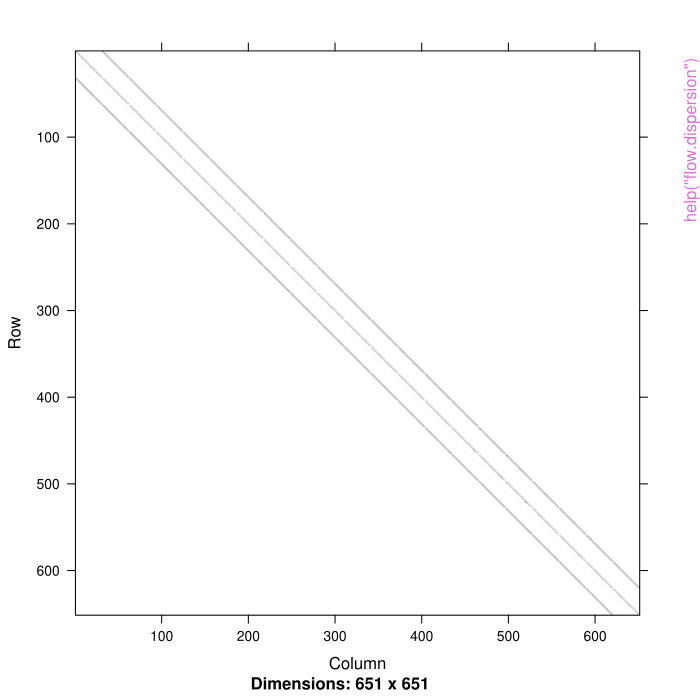

Generate this figure with R:
pkgname <- "rWind"
source(file.path(R.home("share"), "R", "examples-header.R"))
options(warn = 1)
base::assign(".ExTimings", "rWind-Ex.timings", pos = 'CheckExEnv')
base::cat("name\tuser\tsystem\telapsed\n", file=base::get(".ExTimings", pos = 'CheckExEnv'))
base::assign(".format_ptime",
function(x) {
  if(!is.na(x[4L])) x[1L] <- x[1L] + x[4L]
  if(!is.na(x[5L])) x[2L] <- x[2L] + x[5L]
  options(OutDec = '.')
  format(x[1L:3L], digits = 7L)
},
pos = 'CheckExEnv')

### * </HEADER>
library('rWind')

base::assign(".oldSearch", base::search(), pos = 'CheckExEnv')
base::assign(".old_wd", base::getwd(), pos = 'CheckExEnv')
cleanEx()
nameEx("arrowDir")
### * arrowDir

flush(stderr()); flush(stdout())

base::assign(".ptime", proc.time(), pos = "CheckExEnv")
### Name: arrowDir
### Title: Arrow direction fitting for Arrowhead function from "shape"
###   package
### Aliases: arrowDir
### Keywords: ~wind

### ** Examples

data(wind.data)

# Create a vector with wind direction (angles) adapted
alpha <- arrowDir(wind.data)
## Not run: 
##D # Now, you can plot wind direction with Arrowhead function from shapes package
##D # Load "shape package
##D require(shape)
##D plot(wind.data$lon, wind.data$lat, type = "n")
##D Arrowhead(wind.data$lon, wind.data$lat,
##D   angle = alpha,
##D   arr.length = 0.1, arr.type = "curved"
##D )
## End(Not run)




base::assign(".dptime", (proc.time() - get(".ptime", pos = "CheckExEnv")), pos = "CheckExEnv")
base::cat("arrowDir", base::get(".format_ptime", pos = 'CheckExEnv')(get(".dptime", pos = "CheckExEnv")), "\n", file=base::get(".ExTimings", pos = 'CheckExEnv'), append=TRUE, sep="\t")
cleanEx()
nameEx("flow.dispersion")
### * flow.dispersion

flush(stderr()); flush(stdout())

base::assign(".ptime", proc.time(), pos = "CheckExEnv")
### Name: cost.FMGS
### Title: Compute flow-based cost or conductance
### Aliases: cost.FMGS flow.dispersion
### Keywords: ~anisotropy ~conductance

### ** Examples


require(gdistance)

data(wind.data)

wind <- wind2raster(wind.data)

Conductance <- flow.dispersion(wind, type = "passive")

transitionMatrix(Conductance)
image(transitionMatrix(Conductance))



base::assign(".dptime", (proc.time() - get(".ptime", pos = "CheckExEnv")), pos = "CheckExEnv")
base::cat("flow.dispersion", base::get(".format_ptime", pos = 'CheckExEnv')(get(".dptime", pos = "CheckExEnv")), "\n", file=base::get(".ExTimings", pos = 'CheckExEnv'), append=TRUE, sep="\t")
cleanEx()
nameEx("flow.dispersion_int")
### * flow.dispersion_int

flush(stderr()); flush(stdout())

base::assign(".ptime", proc.time(), pos = "CheckExEnv")
### Name: flow.dispersion_int
### Title: Compute flow-based cost or conductance
### Aliases: flow.dispersion_int
### Keywords: internal ~anisotropy ~conductance

### ** Examples


data(wind.data)
wind <- wind2raster(wind.data)
Conductance <- flow.dispersion(wind, type = "passive")
## Not run: 
##D require(gdistance)
##D transitionMatrix(Conductance)
##D image(transitionMatrix(Conductance))
## End(Not run)



base::assign(".dptime", (proc.time() - get(".ptime", pos = "CheckExEnv")), pos = "CheckExEnv")
base::cat("flow.dispersion_int", base::get(".format_ptime", pos = 'CheckExEnv')(get(".dptime", pos = "CheckExEnv")), "\n", file=base::get(".ExTimings", pos = 'CheckExEnv'), append=TRUE, sep="\t")
cleanEx()
nameEx("seaOscar.dl")
### * seaOscar.dl

flush(stderr()); flush(stdout())

base::assign(".ptime", proc.time(), pos = "CheckExEnv")
### Name: seaOscar.dl
### Title: OSCAR Sea currents data download
### Aliases: seaOscar.dl
### Keywords: ~currents ~sea

### ** Examples


# Download sea currents for Galapagos Islands
## Not run: 
##D 
##D seaOscar.dl(2015, 1, 1, -93, -88, 2, -3)
## End(Not run)




base::assign(".dptime", (proc.time() - get(".ptime", pos = "CheckExEnv")), pos = "CheckExEnv")
base::cat("seaOscar.dl", base::get(".format_ptime", pos = 'CheckExEnv')(get(".dptime", pos = "CheckExEnv")), "\n", file=base::get(".ExTimings", pos = 'CheckExEnv'), append=TRUE, sep="\t")
cleanEx()
nameEx("tidy.rWind_series")
### * tidy.rWind_series

flush(stderr()); flush(stdout())

base::assign(".ptime", proc.time(), pos = "CheckExEnv")
### Name: tidy
### Title: Transforming a rWind_series object into a data.frame
### Aliases: tidy tidy.rWind_series

### ** Examples

data(wind.series)
df <- tidy(wind.series)
head(df)
## Not run: 
##D # use the tidyverse
##D library(dplyr)
##D mean_speed <- tidy(wind.series) %>%
##D   group_by(lat, lon) %>%
##D   summarise(speed = mean(speed))
##D wind_average2 <- wind.mean(wind.series)
##D all.equal(wind_average2$speed, mean_speed$speed)
## End(Not run)



base::assign(".dptime", (proc.time() - get(".ptime", pos = "CheckExEnv")), pos = "CheckExEnv")
base::cat("tidy.rWind_series", base::get(".format_ptime", pos = 'CheckExEnv')(get(".dptime", pos = "CheckExEnv")), "\n", file=base::get(".ExTimings", pos = 'CheckExEnv'), append=TRUE, sep="\t")
cleanEx()
nameEx("uv2ds")
### * uv2ds

flush(stderr()); flush(stdout())

base::assign(".ptime", proc.time(), pos = "CheckExEnv")
### Name: uv2ds
### Title: Transform U and V components in direction and speed and vice
###   versa
### Aliases: uv2ds ds2uv
### Keywords: ~wind

### ** Examples


(ds <- uv2ds(c(1, 1, 3, 1), c(1, 1.7, 3, 1)))
ds2uv(ds[, 1], ds[, 2])



base::assign(".dptime", (proc.time() - get(".ptime", pos = "CheckExEnv")), pos = "CheckExEnv")
base::cat("uv2ds", base::get(".format_ptime", pos = 'CheckExEnv')(get(".dptime", pos = "CheckExEnv")), "\n", file=base::get(".ExTimings", pos = 'CheckExEnv'), append=TRUE, sep="\t")
cleanEx()
nameEx("wind.data")
### * wind.data

flush(stderr()); flush(stdout())

base::assign(".ptime", proc.time(), pos = "CheckExEnv")
### Name: wind.data
### Title: Wind data example
### Aliases: wind.data
### Keywords: datasets

### ** Examples


data(wind.data)
str(wind.data)
head(wind.data[[1]])



base::assign(".dptime", (proc.time() - get(".ptime", pos = "CheckExEnv")), pos = "CheckExEnv")
base::cat("wind.data", base::get(".format_ptime", pos = 'CheckExEnv')(get(".dptime", pos = "CheckExEnv")), "\n", file=base::get(".ExTimings", pos = 'CheckExEnv'), append=TRUE, sep="\t")
cleanEx()
nameEx("wind.dl")
### * wind.dl

flush(stderr()); flush(stdout())

base::assign(".ptime", proc.time(), pos = "CheckExEnv")
### Name: wind.dl
### Title: Wind-data download
### Aliases: wind.dl read.rWind
### Keywords: ~gfs ~wind

### ** Examples


# Download wind for Iberian Peninsula region at 2015, February 12, 00:00
## Not run: 
##D 
##D wind.dl(2015, 2, 12, 0, -10, 5, 35, 45)
## End(Not run)




base::assign(".dptime", (proc.time() - get(".ptime", pos = "CheckExEnv")), pos = "CheckExEnv")
base::cat("wind.dl", base::get(".format_ptime", pos = 'CheckExEnv')(get(".dptime", pos = "CheckExEnv")), "\n", file=base::get(".ExTimings", pos = 'CheckExEnv'), append=TRUE, sep="\t")
cleanEx()
nameEx("wind.dl_2")
### * wind.dl_2

flush(stderr()); flush(stdout())

base::assign(".ptime", proc.time(), pos = "CheckExEnv")
### Name: wind.dl_2
### Title: Wind-data download
### Aliases: wind.dl_2 [[.rWind_series
### Keywords: ~gfs ~wind

### ** Examples


# Download wind for Iberian Peninsula region at 2015, February 12, 00:00
## Not run: 
##D 
##D wind.dl_2("2018/3/15 9:00:00", -10, 5, 35, 45)
##D 
##D library(lubridate)
##D dt <- seq(ymd_hms(paste(2018, 1, 1, 00, 00, 00, sep = "-")),
##D   ymd_hms(paste(2018, 1, 2, 21, 00, 00, sep = "-")),
##D   by = "3 hours"
##D )
##D ww <- wind.dl_2(dt, -10, 5, 35, 45)
##D tidy(ww)
## End(Not run)




base::assign(".dptime", (proc.time() - get(".ptime", pos = "CheckExEnv")), pos = "CheckExEnv")
base::cat("wind.dl_2", base::get(".format_ptime", pos = 'CheckExEnv')(get(".dptime", pos = "CheckExEnv")), "\n", file=base::get(".ExTimings", pos = 'CheckExEnv'), append=TRUE, sep="\t")
cleanEx()
nameEx("wind.mean")
### * wind.mean

flush(stderr()); flush(stdout())

base::assign(".ptime", proc.time(), pos = "CheckExEnv")
### Name: wind.mean
### Title: Wind-data mean
### Aliases: wind.mean
### Keywords: ~average ~mean

### ** Examples

data(wind.series)
wind_average <- wind.mean(wind.series)



base::assign(".dptime", (proc.time() - get(".ptime", pos = "CheckExEnv")), pos = "CheckExEnv")
base::cat("wind.mean", base::get(".format_ptime", pos = 'CheckExEnv')(get(".dptime", pos = "CheckExEnv")), "\n", file=base::get(".ExTimings", pos = 'CheckExEnv'), append=TRUE, sep="\t")
cleanEx()
nameEx("wind.series")
### * wind.series

flush(stderr()); flush(stdout())

base::assign(".ptime", proc.time(), pos = "CheckExEnv")
### Name: wind.series
### Title: Wind series example
### Aliases: wind.series
### Keywords: datasets

### ** Examples


data(wind.series)
str(tidy(wind.series))



base::assign(".dptime", (proc.time() - get(".ptime", pos = "CheckExEnv")), pos = "CheckExEnv")
base::cat("wind.series", base::get(".format_ptime", pos = 'CheckExEnv')(get(".dptime", pos = "CheckExEnv")), "\n", file=base::get(".ExTimings", pos = 'CheckExEnv'), append=TRUE, sep="\t")
cleanEx()
nameEx("wind2raster")
### * wind2raster

flush(stderr()); flush(stdout())

base::assign(".ptime", proc.time(), pos = "CheckExEnv")
### Name: wind2raster
### Title: Wind data to terra rasters
### Aliases: wind2raster
### Keywords: ~gfs ~wind

### ** Examples


data(wind.data)

# Create a SpatRaster with wind direction and speed layers

wind2raster(wind.data)



base::assign(".dptime", (proc.time() - get(".ptime", pos = "CheckExEnv")), pos = "CheckExEnv")
base::cat("wind2raster", base::get(".format_ptime", pos = 'CheckExEnv')(get(".dptime", pos = "CheckExEnv")), "\n", file=base::get(".ExTimings", pos = 'CheckExEnv'), append=TRUE, sep="\t")
### * <FOOTER>
###
cleanEx()
options(digits = 7L)
base::cat("Time elapsed: ", proc.time() - base::get("ptime", pos = 'CheckExEnv'),"\n")
grDevices::dev.off()
###
### Local variables: ***
### mode: outline-minor ***
### outline-regexp: "\\(> \\)?### [*]+" ***
### End: ***
quit('no')
